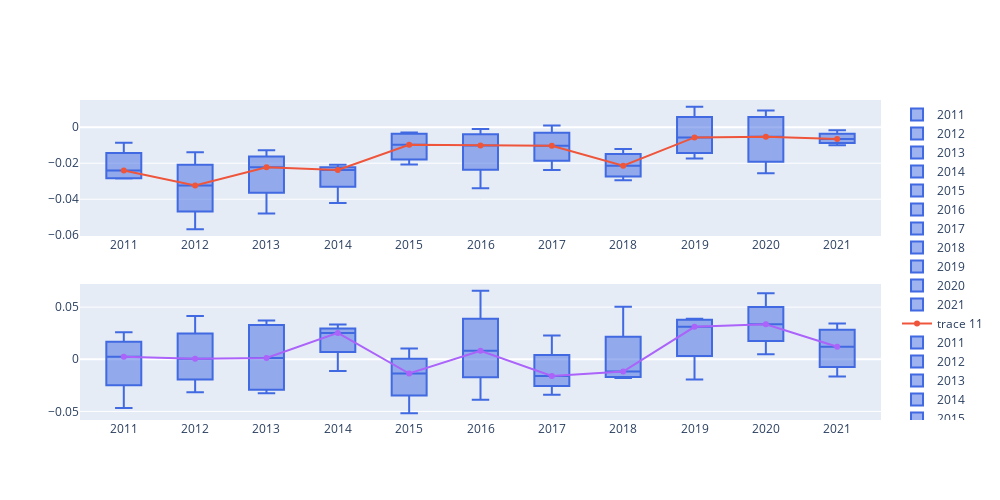

The cell this chart's notebook holds for it:
### Code cell
plot(27)
# 23, 26

### Figure 1 — Plotly figure (JSON) as saved in the notebook; plotly's stock layout.template omitted (floating-point values rounded to 4 significant figures)
{"data": [{"marker": {"color": "royalblue"}, "name": "2011", "type": "box", "xaxis": "x", "y": [-0.02815, -0.0285, -0.01998, -0.008586], "yaxis": "y"}, {"marker": {"color": "royalblue"}, "name": "2012", "type": "box", "xaxis": "x", "y": [-0.03686, -0.01393, -0.05667, -0.02787], "yaxis": "y"}, {"marker": {"color": "royalblue"}, "name": "2013", "type": "box", "xaxis": "x", "y": [-0.01275, -0.01975, -0.04795, -0.02481], "yaxis": "y"}, {"marker": {"color": "royalblue"}, "name": "2014", "type": "box", "xaxis": "x", "y": [-0.02346, -0.0421, -0.02404, -0.02091], "yaxis": "y"}, {"marker": {"color": "royalblue"}, "name": "2015", "type": "box", "xaxis": "x", "y": [-0.004399, -0.02074, -0.002854, -0.01508], "yaxis": "y"}, {"marker": {"color": "royalblue"}, "name": "2016", "type": "box", "xaxis": "x", "y": [-0.01325, -0.0009841, -0.006914, -0.03398], "yaxis": "y"}, {"marker": {"color": "royalblue"}, "name": "2017", "type": "box", "xaxis": "x", "y": [-0.01348, 0.0009318, -0.02371, -0.007041], "yaxis": "y"}, {"marker": {"color": "royalblue"}, "name": "2018", "type": "box", "xaxis": "x", "y": [-0.01204, -0.02512, -0.01763, -0.02953], "yaxis": "y"}, {"marker": {"color": "royalblue"}, "name": "2019", "type": "box", "xaxis": "x", "y": [0.01136, -0.0174, -7.298e-05, -0.01124], "yaxis": "y"}, {"marker": {"color": "royalblue"}, "name": "2020", "type": "box", "xaxis": "x", "y": [-0.01273, 0.009307, -0.02559, 0.00205], "yaxis": "y"}, {"marker": {"color": "royalblue"}, "name": "2021", "type": "box", "xaxis": "x", "y": [-0.009964, -0.00166, -0.005704, -0.007471], "yaxis": "y"}, {"type": "scatter", "x": ["2011", "2012", "2013", "2014", "2015", "2016", "2017", "2018", "2019", "2020", "2021"], "xaxis": "x", "y": [-0.02406, -0.03237, -0.02228, -0.02375, -0.00974, -0.01008, -0.01026, -0.02137, -0.005655, -0.00534, -0.006588], "yaxis": "y"}, {"marker": {"color": "royalblue"}, "name": "2011", "type": "box", "xaxis": "x2", "y": [-0.04677, 0.0258, -0.002901, 0.007557], "yaxis": "y2"}, {"marker": {"color": "royalblue"}, "name": "2012", "type": "box", "xaxis": "x2", "y": [-0.007395, 0.008204, -0.03163, 0.04143], "yaxis": "y2"}, {"marker": {"color": "royalblue"}, "name": "2013", "type": "box", "xaxis": "x2", "y": [0.03718, 0.02843, -0.03258, -0.02609], "yaxis": "y2"}, {"marker": {"color": "royalblue"}, "name": "2014", "type": "box", "xaxis": "x2", "y": [-0.01126, 0.02506, 0.02545, 0.03339], "yaxis": "y2"}, {"marker": {"color": "royalblue"}, "name": "2015", "type": "box", "xaxis": "x2", "y": [-0.009457, -0.01784, 0.01024, -0.05171], "yaxis": "y2"}, {"marker": {"color": "royalblue"}, "name": "2016", "type": "box", "xaxis": "x2", "y": [0.004405, 0.01181, -0.03885, 0.06564], "yaxis": "y2"}, {"marker": {"color": "royalblue"}, "name": "2017", "type": "box", "xaxis": "x2", "y": [-0.0148, -0.01708, 0.02283, -0.03394], "yaxis": "y2"}, {"marker": {"color": "royalblue"}, "name": "2018", "type": "box", "xaxis": "x2", "y": [-0.01608, -0.01806, 0.05038, -0.007343], "yaxis": "y2"}, {"marker": {"color": "royalblue"}, "name": "2019", "type": "box", "xaxis": "x2", "y": [0.03885, -0.01937, 0.02539, 0.03681], "yaxis": "y2"}, {"marker": {"color": "royalblue"}, "name": "2020", "type": "box", "xaxis": "x2", "y": [0.03712, 0.004776, 0.03005, 0.06333], "yaxis": "y2"}, {"marker": {"color": "royalblue"}, "name": "2021", "type": "box", "xaxis": "x2", "y": [0.03427, -0.01654, 0.001828, 0.02214], "yaxis": "y2"}, {"type": "scatter", "x": ["2011", "2012", "2013", "2014", "2015", "2016", "2017", "2018", "2019", "2020", "2021"], "xaxis": "x2", "y": [0.002328, 0.0004047, 0.001169, 0.02526, -0.01365, 0.008108, -0.01594, -0.01171, 0.0311, 0.03358, 0.01199], "yaxis": "y2"}], "layout": {"height": 500, "width": 1000, "xaxis": {"anchor": "y", "domain": [0, 1]}, "xaxis2": {"anchor": "y2", "domain": [0, 1]}, "yaxis": {"anchor": "x", "domain": [0.575, 1]}, "yaxis2": {"anchor": "x2", "domain": [0, 0.425]}}}
